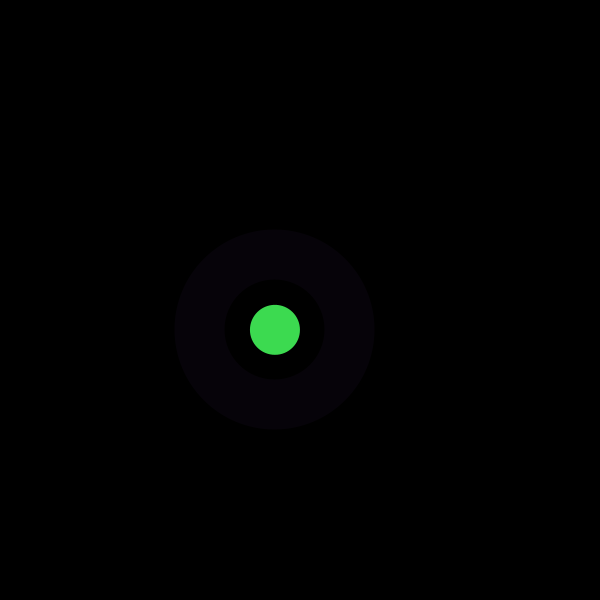
Frame 1 (no input)
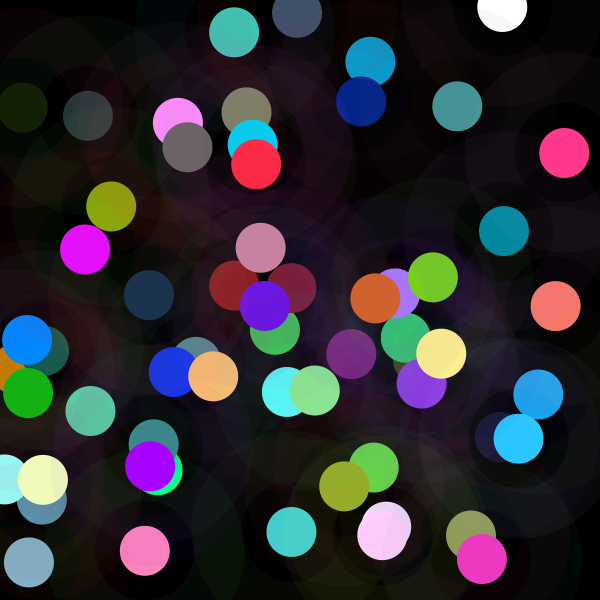
Frame 60 (the mouse pressed at the canvas centre just before this capture)
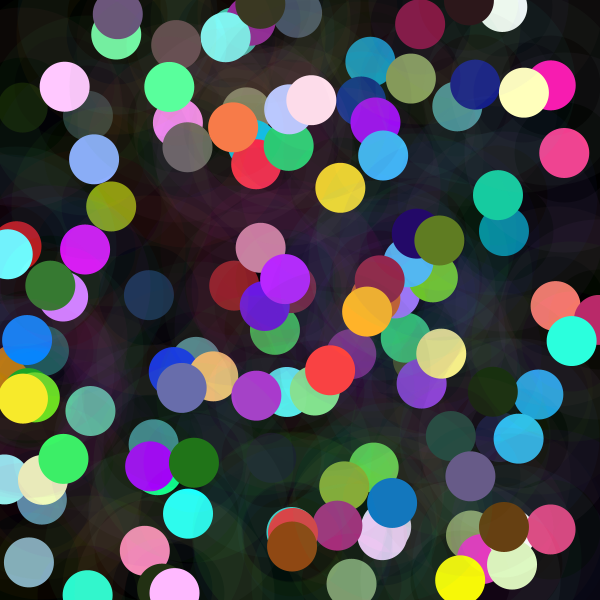
Frame 120 (the mouse held since frame 60 and released just before this capture)

The Processing sketch that drew these frames (run headless with seeded random() and noise(); from frame 60 on, the mouse is pressed at the canvas centre):

// Processing sketch: processing_57757
// ── processing_57757.pde

float transparencia =-0.0; //variable con decimal
void setup()
{
  size(600, 600);// tamaño canvas
  frameRate (5);//fotogramas por segundo 
  background(0);//color de fondo
  smooth();//borde suavizado de las figuras geometricas. 
}

void draw()
{
   transparencia = transparencia + 100;
   
   float n= noise (transparencia) * height;// nombre de la variable de transparencia 
  strokeWeight (150); // ancho de la transparencia que rodea los circulos
  stroke(random(255), random(255), random (255),10); // color de los circulos (emtre)
   fill(random(n), random(n), random(n));// color de las transparencias (entre)
  ellipse(random(600), random(600), 50,50);// espacio donde aparecen los circulos y su tamaño, orden al azar.
  
}
